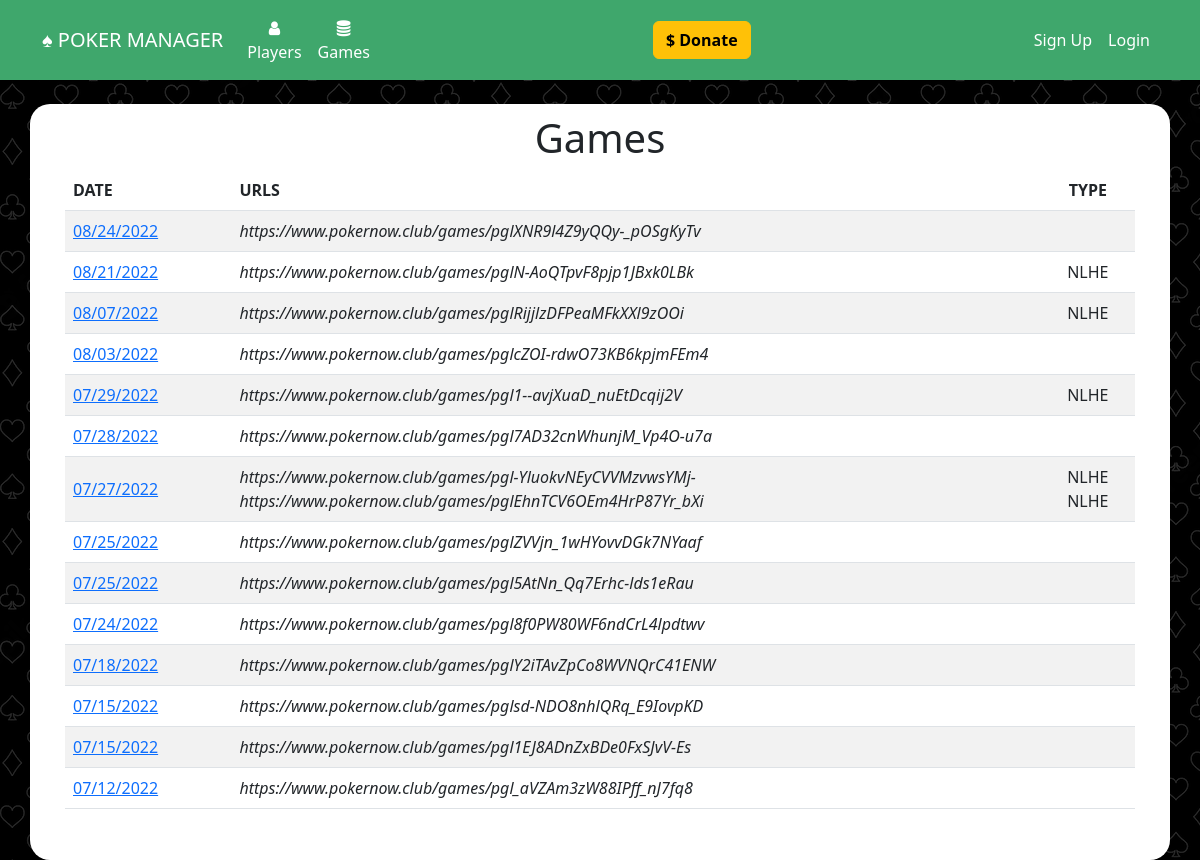
Before: /games with the older database file.
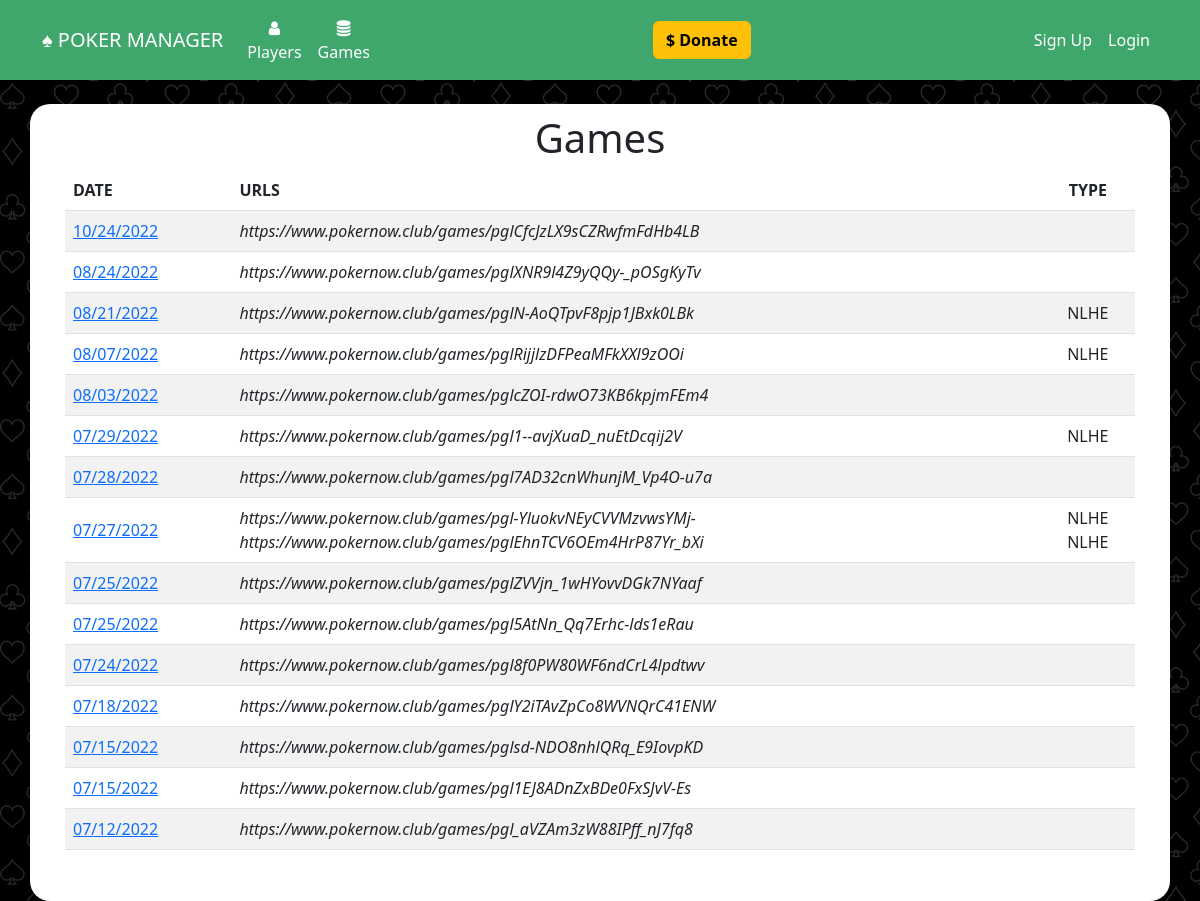
After: the same page with the newer database file.
### website/models.py (models this page shows)
class Game(db.Model):
	id = db.Column(db.Integer, primary_key=True)
	settled = db.Column(db.Boolean, default=False)
	date = db.Column(db.DateTime(timezone=True), default=func.now())
	urls = db.relationship('Url', backref='game')
	payments = db.relationship('Payment', backref='game')
	earnings = db.relationship('Earning', backref='game')
	buyins = db.Column(db.Integer)
	behaviors = db.relationship('Behavior', backref='game')

class Url(db.Model):
	id = db.Column(db.Integer, primary_key=True)
	url =  db.Column(db.String(300), unique=True)
	game_id = db.Column(db.Integer, db.ForeignKey('game.id'))
	imported = db.Column(db.Boolean, default=False)
	behaviors = db.relationship('Behavior', backref='url')
	game_type = db.Column(db.String(20))
	small_blind = db.Column(db.Integer)
	big_blind = db.Column(db.Integer)

### website/views.py (the view)
@views.route('/games', methods=['GET','POST'])
def games():
	games = Game.query.order_by(Game.date.desc()).all()
	urls = {}
	for game in games:
		for url in game.urls:
			if game.id in urls.keys():
				if url.imported == False:
					urls[game.id] = url.imported
			else:
				urls[game.id] = url.imported
	return render_template("games.html", user=current_user, games=games, imported=urls)

### website/templates/games.html (shortened to what this page needs)
{% extends "base.html" %}
{% block content %}
<h1 align="center">Games</h1>
<div id="no-more-tables">
	<table class="table table-striped">
		<thead>
		<tr>
			<th scope="col">DATE</th>
			<th scope="col">URLS</th>
			<th scope="col" style="text-align:center">TYPE</th>
		</tr>
		</thead>
		<tbody>
		{% for game in games %}
			<tr>
				<td style="vertical-align: middle;"><a href="{{url_for('views.payout', game_id=game.id)}}" >{{ game.date.strftime("%m/%d/%Y") }}</a></td>
				<td style="vertical-align: middle;">
					{% for url in game.urls %}
					<i>{{url.url}}</i><br/>
					{% endfor %}
				</td>
				<td align="center" style="vertical-align: middle;">
					{% for url in game.urls %}
					{% if url.game_type %}
					{{ url.game_type}}{% if not loop.last %}<br/>{% endif %}
					{% endif %}
					{% endfor %}
				</td>
			</tr>
		{% endfor %}
	</tbody>
	</table>
</div>
{% endblock %}

### website/templates/base.html (shortened to what this page needs)
<!DOCTYPE html>
<html>
    <head>
<link href="https://cdn.jsdelivr.net/npm/bootstrap@5.2.0-beta1/dist/css/bootstrap.min.css" rel="stylesheet">
    <link
      rel="stylesheet"
      href="https://stackpath.bootstrapcdn.com/font-awesome/4.7.0/css/font-awesome.min.css"
    />
    <link
      rel="stylesheet"
      href="static/style.css"
    />
    </head>
    <body class="body">
        <nav class="navbar navbar-expand-lg navbar-dark" style="background-color: #3fa76c;">
            <div class="container-fluid" style="max-width: 1140px;margin-right:auto;margin-left:auto">
                <a class="navbar-brand" href="/">&spades; POKER MANAGER</a>
                <div class="collapse navbar-collapse justify-content-start" id="mainNavbar">
                    <div class="navbar-nav">
                        <ul class="navbar-nav me-auto mb-2 mb-lg-0">
                            <li class="nav-item" align="center"><a class="nav-link" id="nav-players" href="/players"><i class="fa fa-user" aria-hidden="true"></i><br/>Players</a></li>
                            <li class="nav-item" align="center"><a class="nav-link" id="nav-import-game" href="/games"><i class="fa fa-database" aria-hidden="true"></i><Br/>Games</a></li>
                        </ul>
                    </div>
                    <div class="navbar-nav ml-auto" style="margin-left: auto">
                       <a href="https://account.venmo.com/u/MattMuoio" target="_blank" class="btn btn-warning"><b>$ Donate</b></a>
                    </div>
                    <div class="navbar-nav ml-auto" style="margin-left: auto">
                        <ul class="navbar-nav me-auto mb-2 mb-lg-0">
                            {% if user and  user.is_authenticated %}
                            <div class="dropdown">
                                <button class="btn btn-light dropdown-toggle" type="button" data-bs-toggle="dropdown" aria-expanded="false">
                                {{user.first_name}} {{user.last_name}}
                                </button>
                                <ul class="dropdown-menu dropdown-menu-lg-end">
                                    <li><a class="dropdown-item" href="/edit_user">Edit Profile</a></li>
                                    {% if user and  user.is_authenticated and user.admin %}
                                    <li><a class="dropdown-item" href="/manage_users">Manage Subs</a></li>
                                    {% endif %}
                                    <li><a class="dropdown-item" id="nav-logout" href="/logout">Logout</a></li>
                                </ul>
                            </div>
                            {% else %}
                            <ul class="navbar-nav me-auto mb-2 mb-lg-0">
                                <li class="nav-item"><a class="nav-link" id="nav-signUp" href="/sign-up">Sign Up</a></li>
                                <li class="nav-item"><a class="nav-link" id="nav-login" href="/login">Login</a></li>
                            </ul>
                            {% endif %}
                        </ul>
                    </div>
                </div>
            </div>
        </nav>
        <br/>
        <div class="container h-100 body_container" style="max-width:1140px; background-color: #fff;">
            {% block content %}
            {% endblock %}
        </div>
    </body>
</html>

### website/static/style.css (style rules this page uses)
.body { height: 100%; background-image: url('card_suits4.png'); }
.body_container { border-radius: 20px; padding: 10px 35px 35px 35px; }
.nav-link { color: #fff; }

Changed rows visible on the page:
added Game: date "10/24/2022"
added Url: url "https://www.pokernow.club/games/pglCfcJzLX9sCZRwfmFdHb4LB", shown under "10/24/2022"
